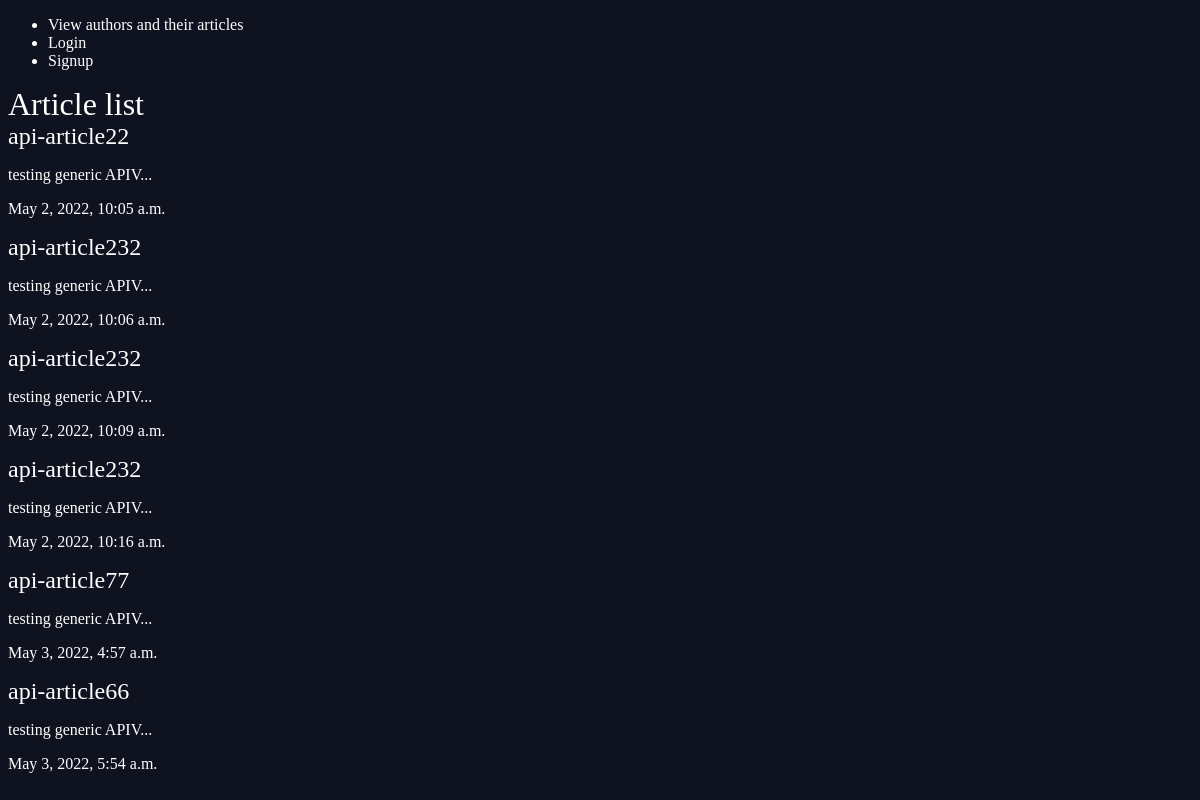
/articles/, run on an earlier commit of the app's database.
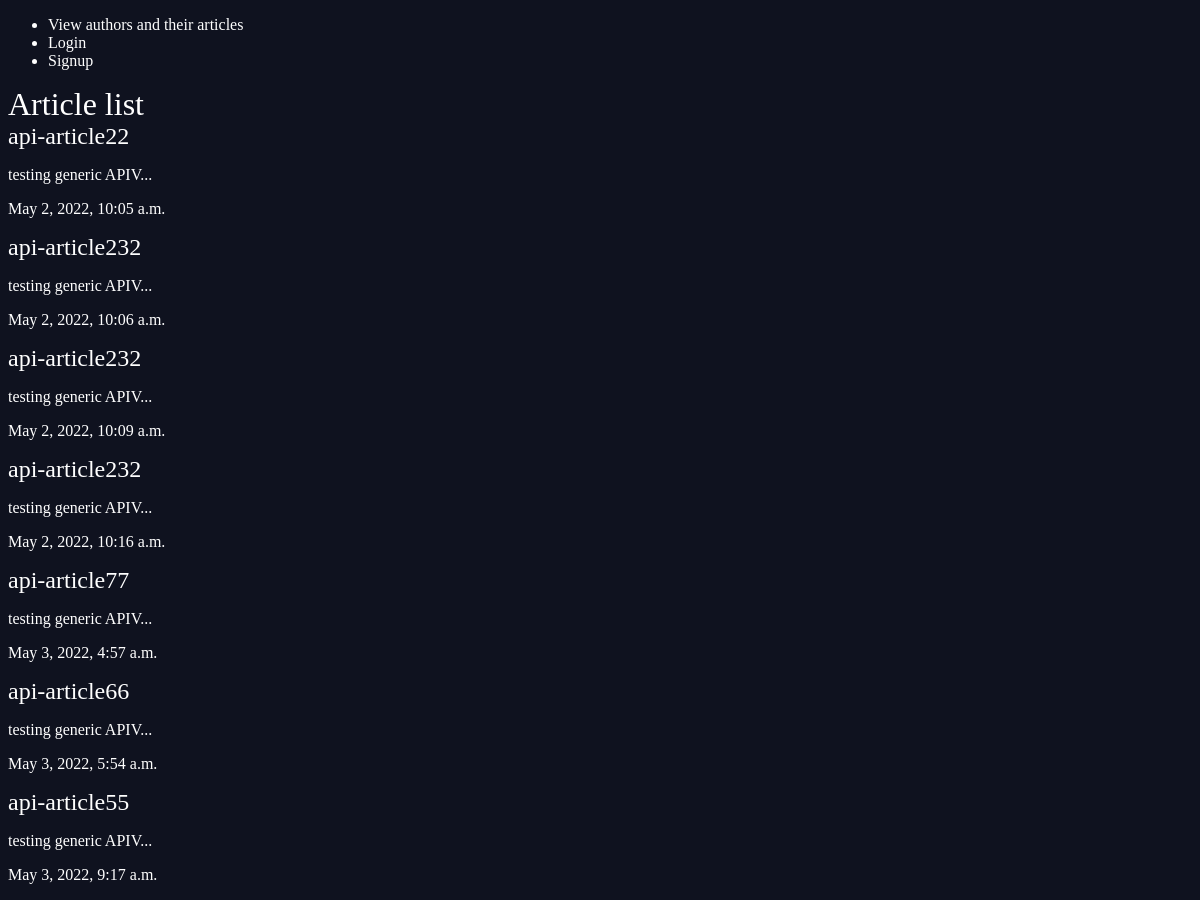
And on a later commit of the database.
### articles/models.py (models this page shows, shortened)
class Article (models.Model):
    id = models.BigAutoField(primary_key=True)
    title = models.CharField(max_length=100)
    slug = models.SlugField()
    body = models.TextField()
    date = models.DateTimeField(auto_now_add=True)
    thumb = models.ImageField(default="default.png", blank=True)
    author = models.ForeignKey(User, default=None, on_delete=models.SET_NULL, null=True)
    def snippet(self):
        return self.body[:20] + "..."

### articles/views.py (the view)
# urls.py: path(r'', views.article_list, name='list'),
def article_list(request):
    articles = Article.objects.all().order_by("date")
    return render(request, "articles/article_list.html", { 'articles': articles})

### articles/templates/articles/article_list.html
{% extends 'base_layout.html' %}
{% block content %}
        <h1> Article list </h1>
        <div class="articles">
        {% for article in articles %}
        <div class="article">
            <h2> <a href="{% url 'articles:detail' slug=article.slug %}"> {{article.title}} </a> </h2>
            <p>{{article.snippet}}</p>
            <p>{{article.date}}</p>
        </div>
        {%endfor%}
    </div>
{% endblock %}

What changed in the data, as far as the page shows it:
added Article: title "api-article55", snippet "testing generic APIV...", date "May 3, 2022, 9:17 a.m."
